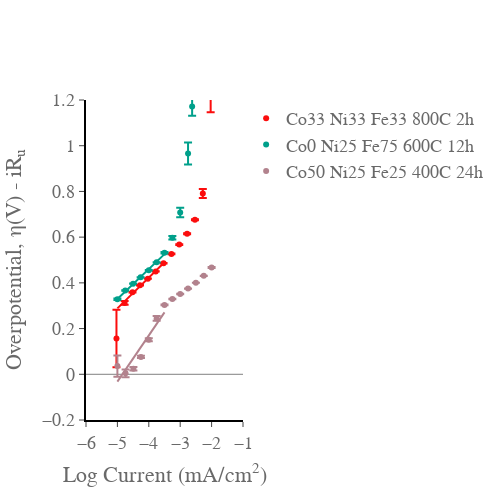

This figure's notebook cell:
### Code cell
import plotly.graph_objects as go
import numpy as np
import pandas as pd
import plotly.express as px
from scipy.optimize import curve_fit
from pandas import DataFrame as df
from EC_data_processing_lib import get_header_length
from EC_data_processing_lib import get_decimal_separator
from Data_setup_TMNML import data_set
import os
from galvani import BioLogic
fig_title = 'TMN ML'
currentcorrect = 1000 #converts to mA to A in the log
areacorrect = 1 #converts the surface area in the log
#start figure, assign colors 
fig = go.Figure()
fig.update_xaxes(range=[-6, -1.0],
    nticks=10,
    ticks='outside',
    showgrid=False, gridwidth=1, gridcolor='grey',
    zeroline=False, zerolinecolor='grey', zerolinewidth= 1,
    showline=True, linewidth=2, linecolor='black')

fig.update_yaxes(range=[-0.2, 1.2],
    nticks=10,
    showgrid=False, gridwidth=1, gridcolor='grey',
    ticks='outside',
    zeroline=True, zerolinecolor='grey', zerolinewidth= 1,
    showline=True, linewidth=2, linecolor='black')
colors = px.colors.qualitative.Dark24

fig.update_layout(
    xaxis_title="Log Current (mA/cm<sup>2</sup>)",
    yaxis_title="Overpotential, η(V) - iR<sub>u</sub>",
    font=dict(
        family="Times New Roman, monospace",
        size=18,
        color="dimgrey",
    ),
    width = 500,
    height = 500,
)
fig.update_layout({
    "plot_bgcolor": "rgba(0, 0, 0, 0)",
    'paper_bgcolor': 'rgba(0, 0, 0, 0)', #sets the background to be transparent... might appear black in .jpeg but will be transparent in the .svg
})
fig.update_layout(
    )
#load in data either .mpr or .mpt
for i in data_set:
    
    file = data_set[i]['data_Tafel']
    if not os.path.exists(file):
        continue
    if file.endswith('mpt'):
        headerlength = get_header_length(file)
        data = pd.read_csv(file, encoding='ansi', sep="\t", decimal=get_decimal_separator(file),  skiprows=range(headerlength))
        current_column = '<I>/mA'
    else:
        mpr_file = BioLogic.MPRfile(file)
        data = pd.DataFrame(mpr_file.data)
        current_column = 'I/mA'
    if not os.path.exists(data_set[i]['data_Tafel']):
        continue
    
    #define variables, sets up number of experiments, does the voltage correction based on Ru and 
    exp = data['Ns']
    Nexp = exp[-1:] + 1
    voltage = data['Ewe/V']
    current = data['control/mA']
    current = current/data_set[i]['mass']
    voltage_corrected = data['Ewe/V'] - data['control/mA'] * data_set[i]['Ru']/1000 - data_set[i]['cal'] #does the iR correction converts to overpotential
    #creates numpy array Tafel with the voltage, voltage error, and logJ from the data 
    j = 0
    Tafel = []
    for j in range(int(Nexp)):
        v = df.mean(voltage_corrected.loc[exp==j])
        verr = df.std(voltage_corrected.loc[exp==j])
        J = current / currentcorrect / areacorrect
        logJ = np.log10(J.loc[exp==j])
        logJ = logJ.iloc[0:1] 
        logJ = float(logJ)
        logJ = np.round(logJ,2)
        Tafel.append([v, verr, logJ])   
    Tafel = np.array(Tafel)
    
    #calculate fits 
    
    x = np.array(Tafel[:,2])
    y = np.array(Tafel[:,0])
    fit_min = -5
    fit_max = -3.5
    mask = (x >= fit_min) & (x <= fit_max)
    x_fit = x[mask]
    y_fit = y[mask]
    z, cov = np.polyfit(x_fit, y_fit, 1, cov=True)
    slope = z[0]
    intercept = z[1]
    slope_error = np.sqrt(cov[0,0])
    intercept_error = np.sqrt(cov[1,1])
    print(f"{data_set[i]['label']}: slope={slope*1000:.0f}±{slope_error*1000:.0f} mV/decade, Y-intercept={intercept:.2f}±{intercept_error:.2f}")
    
    x_pred = np.linspace(fit_min, fit_max, num=50)
    y_pred = np.polyval(z, x_pred)
    fig.add_trace(go.Scatter(
        x=x_pred,
        y=y_pred,
        mode='lines',
        showlegend= False,
        line_color=colors[data_set[i]['color_index']]
))

    fig.add_trace(go.Scatter(
        x=Tafel[:,2],
        y=Tafel[:,0],
        error_y=dict(
            type='data',
            
            array=Tafel[:,1],
            visible=True),
        mode='markers',
        name= data_set[i]['label'],
        line_color = colors[data_set[i]['color_index']],
    ),
    
   
)


## convert your array into a dataframe

fig.show()
fig.write_image(fig_title +' Tafel.jpeg')
fig.write_image(fig_title + ' Tafel.svg')

### Figure 1 — Plotly figure (JSON) as saved in the notebook; plotly's stock layout.template omitted (floating-point values rounded to 4 significant figures)
{"data": [{"line": {"color": "#FB0D0D"}, "mode": "lines", "showlegend": false, "type": "scatter", "x": [-5, -4.969, -4.939, -4.908, -4.878, -4.847, -4.816, -4.786, -4.755, -4.724, -4.694, -4.663, -4.633, -4.602, -4.571, -4.541, -4.51, -4.48, -4.449, -4.418, -4.388, -4.357, -4.327, -4.296, -4.265, -4.235, -4.204, -4.173, -4.143, -4.112, -4.082, -4.051, -4.02, -3.99, -3.959, -3.929, -3.898, -3.867, -3.837, -3.806, -3.776, -3.745, -3.714, -3.684, -3.653, -3.622, -3.592, -3.561, -3.531, -3.5], "y": [0.2883, 0.2924, 0.2965, 0.3006, 0.3047, 0.3089, 0.313, 0.3171, 0.3212, 0.3253, 0.3295, 0.3336, 0.3377, 0.3418, 0.3459, 0.35, 0.3542, 0.3583, 0.3624, 0.3665, 0.3706, 0.3748, 0.3789, 0.383, 0.3871, 0.3912, 0.3953, 0.3995, 0.4036, 0.4077, 0.4118, 0.4159, 0.4201, 0.4242, 0.4283, 0.4324, 0.4365, 0.4407, 0.4448, 0.4489, 0.453, 0.4571, 0.4612, 0.4654, 0.4695, 0.4736, 0.4777, 0.4818, 0.486, 0.4901]}, {"error_y": {"array": [0.1256, 0.008278, 0.001219, 0.0007393, 0.0005937, 0.0005737, 0.001118, 0.001797, 0.001274, 0.002144, 0.002132, 0.02003, 0.1616], "type": "data", "visible": true}, "line": {"color": "#FB0D0D"}, "mode": "markers", "name": "Co33 Ni33 Fe33 800C 2h", "type": "scatter", "x": [-5.03, -4.77, -4.52, -4.28, -4.03, -3.78, -3.53, -3.28, -3.03, -2.78, -2.53, -2.28, -2.03], "y": [0.1569, 0.3121, 0.3593, 0.3895, 0.4183, 0.4498, 0.4854, 0.5264, 0.5674, 0.6147, 0.6758, 0.7911, 1.308]}, {"line": {"color": "#00A08B"}, "mode": "lines", "showlegend": false, "type": "scatter", "x": [-5, -4.969, -4.939, -4.908, -4.878, -4.847, -4.816, -4.786, -4.755, -4.724, -4.694, -4.663, -4.633, -4.602, -4.571, -4.541, -4.51, -4.48, -4.449, -4.418, -4.388, -4.357, -4.327, -4.296, -4.265, -4.235, -4.204, -4.173, -4.143, -4.112, -4.082, -4.051, -4.02, -3.99, -3.959, -3.929, -3.898, -3.867, -3.837, -3.806, -3.776, -3.745, -3.714, -3.684, -3.653, -3.622, -3.592, -3.561, -3.531, -3.5], "y": [0.3294, 0.3334, 0.3374, 0.3414, 0.3455, 0.3495, 0.3535, 0.3575, 0.3615, 0.3655, 0.3695, 0.3735, 0.3775, 0.3815, 0.3855, 0.3895, 0.3935, 0.3975, 0.4015, 0.4055, 0.4095, 0.4135, 0.4176, 0.4216, 0.4256, 0.4296, 0.4336, 0.4376, 0.4416, 0.4456, 0.4496, 0.4536, 0.4576, 0.4616, 0.4656, 0.4696, 0.4736, 0.4776, 0.4816, 0.4856, 0.4897, 0.4937, 0.4977, 0.5017, 0.5057, 0.5097, 0.5137, 0.5177, 0.5217, 0.5257]}, {"error_y": {"array": [0.003144, 0.001125, 0.0004395, 0.0004788, 0.0006744, 0.0009714, 0.002936, 0.007537, 0.02064, 0.04774, 0.04068, 0.02878, 0.023], "type": "data", "visible": true}, "line": {"color": "#00A08B"}, "mode": "markers", "name": "Co0 Ni25 Fe75 600C 12h", "type": "scatter", "x": [-5, -4.75, -4.5, -4.26, -4, -3.75, -3.5, -3.25, -3, -2.75, -2.62, -2.62, -2.62], "y": [0.3283, 0.3663, 0.3963, 0.4241, 0.4552, 0.4896, 0.5318, 0.5971, 0.7075, 0.9661, 1.172, 1.289, 1.377]}, {"line": {"color": "#B2828D"}, "mode": "lines", "showlegend": false, "type": "scatter", "x": [-5, -4.969, -4.939, -4.908, -4.878, -4.847, -4.816, -4.786, -4.755, -4.724, -4.694, -4.663, -4.633, -4.602, -4.571, -4.541, -4.51, -4.48, -4.449, -4.418, -4.388, -4.357, -4.327, -4.296, -4.265, -4.235, -4.204, -4.173, -4.143, -4.112, -4.082, -4.051, -4.02, -3.99, -3.959, -3.929, -3.898, -3.867, -3.837, -3.806, -3.776, -3.745, -3.714, -3.684, -3.653, -3.622, -3.592, -3.561, -3.531, -3.5], "y": [-0.03218, -0.026, -0.01982, -0.01363, -0.007449, -0.001266, 0.004917, 0.0111, 0.01728, 0.02347, 0.02965, 0.03583, 0.04202, 0.0482, 0.05438, 0.06057, 0.06675, 0.07293, 0.07912, 0.0853, 0.09148, 0.09767, 0.1038, 0.11, 0.1162, 0.1224, 0.1286, 0.1348, 0.1409, 0.1471, 0.1533, 0.1595, 0.1657, 0.1719, 0.178, 0.1842, 0.1904, 0.1966, 0.2028, 0.209, 0.2151, 0.2213, 0.2275, 0.2337, 0.2399, 0.2461, 0.2522, 0.2584, 0.2646, 0.2708]}, {"error_y": {"array": [0.04603, 0.01706, 0.007637, 0.004724, 0.006701, 0.01017, 0.0018, 0.001492, 0.001105, 0.0005675, 0.0001166, 0.0008177, 0.001743], "type": "data", "visible": true}, "line": {"color": "#B2828D"}, "mode": "markers", "name": "Co50 Ni25 Fe25 400C 24h", "type": "scatter", "x": [-5, -4.74, -4.49, -4.25, -4, -3.75, -3.5, -3.25, -3, -2.75, -2.5, -2.25, -2], "y": [0.03574, 0.004063, 0.02448, 0.07588, 0.1512, 0.2446, 0.3033, 0.3293, 0.3517, 0.3749, 0.4007, 0.4308, 0.4672]}], "layout": {"font": {"color": "dimgrey", "family": "Times New Roman, monospace", "size": 18}, "height": 500, "paper_bgcolor": "rgba(0, 0, 0, 0)", "plot_bgcolor": "rgba(0, 0, 0, 0)", "width": 500, "xaxis": {"gridcolor": "grey", "gridwidth": 1, "linecolor": "black", "linewidth": 2, "nticks": 10, "range": [-6, -1], "showgrid": false, "showline": true, "ticks": "outside", "title": {"text": "Log Current (mA/cm<sup>2</sup>)"}, "zeroline": false, "zerolinecolor": "grey", "zerolinewidth": 1}, "yaxis": {"gridcolor": "grey", "gridwidth": 1, "linecolor": "black", "linewidth": 2, "nticks": 10, "range": [-0.2, 1.2], "showgrid": false, "showline": true, "ticks": "outside", "title": {"text": "Overpotential, η(V) - iR<sub>u</sub>"}, "zeroline": true, "zerolinecolor": "grey", "zerolinewidth": 1}}}
